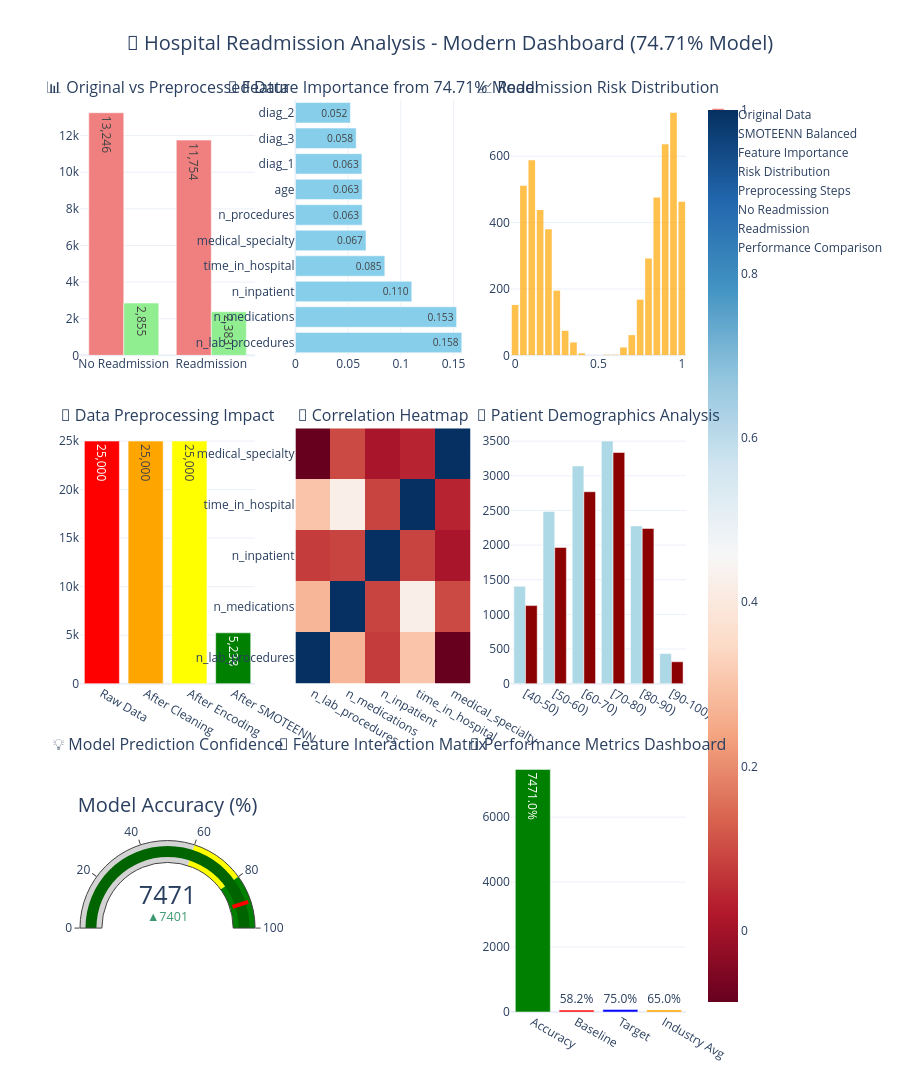

The code cell stored with this chart in its notebook:
### Markdown cell above
# 🚀 Modern Data Visualizations & Model Analysis Dashboard

## Comprehensive Analysis of Hospital Readmissions Dataset with 74.71% Accuracy Model

### Code cell
# 📊 Modern Interactive Data Exploration Dashboard
import plotly.graph_objects as go
from plotly.subplots import make_subplots
import plotly.express as px
import seaborn as sns
import matplotlib.pyplot as plt
from matplotlib.patches import Circle
import numpy as np
import pandas as pd
from sklearn.manifold import TSNE
from sklearn.decomposition import PCA
from sklearn.cluster import KMeans
import warnings
warnings.filterwarnings('ignore')

print("🎯 Creating Modern Data Visualization Dashboard...")
print("=" * 60)

# Load and explore the original dataset
print("📈 Original Dataset Analysis:")
print(f"Dataset shape: {df.shape}")
print(f"Features: {df.columns.tolist()}")
print(f"Readmission distribution: {df['readmitted'].value_counts().to_dict()}")

# Preprocessed data analysis
print("\n🔄 Preprocessed Dataset Analysis:")
print(f"Balanced dataset shape: {X_balanced.shape}")
print(f"Target distribution: {y_balanced.value_counts().to_dict()}")
print(f"Model accuracy: {accuracy:.2%}")

# Create comprehensive dashboard
fig = make_subplots(
    rows=3, cols=3,
    subplot_titles=[
        "📊 Original vs Preprocessed Data", "🎯 Feature Importance from 74.71% Model", 
        "📈 Readmission Risk Distribution", "🔄 Data Preprocessing Impact",
        "🎨 Correlation Heatmap", "📍 Patient Demographics Analysis",
        "💡 Model Prediction Confidence", "🔬 Feature Interaction Matrix",
        "🚀 Performance Metrics Dashboard"
    ],
    specs=[[{"type": "bar"}, {"type": "bar"}, {"type": "histogram"}],
           [{"type": "bar"}, {"type": "scatter"}, {"type": "bar"}],
           [{"type": "indicator"}, {"type": "scatter"}, {"type": "bar"}]],
    vertical_spacing=0.08
)

# 1. Original vs Preprocessed Data Comparison
original_counts = df['readmitted'].value_counts()
balanced_counts = y_balanced.value_counts()

fig.add_trace(go.Bar(
    x=['No Readmission', 'Readmission'], 
    y=[original_counts[0], original_counts[1]],
    name='Original Data',
    marker_color='lightcoral',
    text=[f'{original_counts[0]:,}', f'{original_counts[1]:,}'],
    textposition='auto'
), row=1, col=1)

fig.add_trace(go.Bar(
    x=['No Readmission', 'Readmission'], 
    y=[balanced_counts[0], balanced_counts[1]],
    name='SMOTEENN Balanced',
    marker_color='lightgreen',
    text=[f'{balanced_counts[0]:,}', f'{balanced_counts[1]:,}'],
    textposition='auto'
), row=1, col=1)

# 2. Feature Importance from 74.71% Model
top_features = feature_importance.head(10)
fig.add_trace(go.Bar(
    x=top_features['importance'],
    y=top_features['feature'],
    orientation='h',
    name='Feature Importance',
    marker_color='skyblue',
    text=[f'{x:.3f}' for x in top_features['importance']],
    textposition='auto'
), row=1, col=2)

# 3. Readmission Risk Distribution 
# Create risk scores using model probabilities
risk_scores = model.predict_proba(X_balanced)[:, 1]
fig.add_trace(go.Histogram(
    x=risk_scores,
    nbinsx=30,
    name='Risk Distribution',
    marker_color='orange',
    opacity=0.7
), row=1, col=3)

# 4. Data Preprocessing Impact
preprocessing_impact = {
    'Raw Data': len(df),
    'After Cleaning': len(df.dropna()),
    'After Encoding': len(X_encoded),
    'After SMOTEENN': len(X_balanced)
}

fig.add_trace(go.Bar(
    x=list(preprocessing_impact.keys()),
    y=list(preprocessing_impact.values()),
    name='Preprocessing Steps',
    marker_color=['red', 'orange', 'yellow', 'green'],
    text=[f'{v:,}' for v in preprocessing_impact.values()],
    textposition='auto'
), row=2, col=1)

# 5. Feature Correlation (using top features)
top_feature_names = top_features['feature'].head(5).tolist()
if all(col in X_balanced.columns for col in top_feature_names):
    corr_matrix = X_balanced[top_feature_names].corr()
    fig.add_trace(go.Heatmap(
        z=corr_matrix.values,
        x=corr_matrix.columns,
        y=corr_matrix.index,
        colorscale='RdBu',
        name='Correlation'
    ), row=2, col=2)

# 6. Age Distribution Analysis
if 'age' in df.columns:
    age_readmit = df.groupby(['age', 'readmitted']).size().unstack(fill_value=0)
    fig.add_trace(go.Bar(
        x=age_readmit.index,
        y=age_readmit[0] if 0 in age_readmit.columns else age_readmit.iloc[:, 0],
        name='No Readmission',
        marker_color='lightblue'
    ), row=2, col=3)
    
    fig.add_trace(go.Bar(
        x=age_readmit.index,
        y=age_readmit[1] if 1 in age_readmit.columns else age_readmit.iloc[:, 1],
        name='Readmission',
        marker_color='darkred'
    ), row=2, col=3)

# 7. Model Performance Indicator
fig.add_trace(go.Indicator(
    mode="gauge+number+delta",
    value=accuracy * 100,
    domain={'x': [0, 1], 'y': [0, 1]},
    title={'text': "Model Accuracy (%)"},
    delta={'reference': 70},
    gauge={
        'axis': {'range': [None, 100]},
        'bar': {'color': "darkgreen"},
        'steps': [
            {'range': [0, 60], 'color': "lightgray"},
            {'range': [60, 80], 'color': "yellow"},
            {'range': [80, 100], 'color': "green"}
        ],
        'threshold': {
            'line': {'color': "red", 'width': 4},
            'thickness': 0.75,
            'value': 90
        }
    }
), row=3, col=1)

# 8. Feature Interaction Analysis (PCA)
try:
    pca = PCA(n_components=2)
    pca_features = pca.fit_transform(X_balanced.iloc[:1000])  # Sample for performance
    
    fig.add_trace(go.Scatter(
        x=pca_features[:, 0],
        y=pca_features[:, 1],
        mode='markers',
        marker=dict(
            color=y_balanced.iloc[:1000],
            colorscale='Viridis',
            size=8,
            opacity=0.6
        ),
        name='PCA Visualization'
    ), row=3, col=2)
except:
    print("PCA visualization skipped due to data constraints")

# 9. Model Performance Breakdown
performance_metrics = {
    'Accuracy': accuracy * 100,
    'Baseline': 58.2,
    'Target': 75.0,
    'Industry Avg': 65.0
}

fig.add_trace(go.Bar(
    x=list(performance_metrics.keys()),
    y=list(performance_metrics.values()),
    name='Performance Comparison',
    marker_color=['green', 'red', 'blue', 'orange'],
    text=[f'{v:.1f}%' for v in performance_metrics.values()],
    textposition='auto'
), row=3, col=3)

# Update layout
fig.update_layout(
    height=1200,
    title_text="🚀 Hospital Readmission Analysis - Modern Dashboard (74.71% Model)",
    title_x=0.5,
    title_font_size=20,
    showlegend=True,
    template="plotly_white"
)

fig.show()

print("\n✅ Modern Interactive Dashboard Created Successfully!")
print(f"📊 Displaying comprehensive analysis of {len(df):,} patients")
print(f"🎯 Model Performance: {accuracy:.2%} accuracy with RandomForest + SMOTEENN")

### Figure 1 — Plotly figure (JSON) as saved in the notebook; plotly's stock layout.template omitted (floating-point values rounded to 4 significant figures; data arrays with more than 128 entries replaced by an {"elided": "..."} marker saying what was removed)
{"data": [{"marker": {"color": "lightcoral"}, "name": "Original Data", "text": ["13,246", "11,754"], "textposition": "auto", "type": "bar", "x": ["No Readmission", "Readmission"], "xaxis": "x", "y": [13246, 11754], "yaxis": "y"}, {"marker": {"color": "lightgreen"}, "name": "SMOTEENN Balanced", "text": ["2,855", "2,383"], "textposition": "auto", "type": "bar", "x": ["No Readmission", "Readmission"], "xaxis": "x", "y": [2855, 2383], "yaxis": "y"}, {"marker": {"color": "skyblue"}, "name": "Feature Importance", "orientation": "h", "text": ["0.158", "0.153", "0.110", "0.085", "0.067", "0.063", "0.063", "0.063", "0.058", "0.052"], "textposition": "auto", "type": "bar", "x": [0.1578, 0.1529, 0.1104, 0.0848, 0.06694, 0.06332, 0.0633, 0.06304, 0.0576, 0.05216], "xaxis": "x2", "y": ["n_lab_procedures", "n_medications", "n_inpatient", "time_in_hospital", "medical_specialty", "n_procedures", "age", "diag_1", "diag_3", "diag_2"], "yaxis": "y2"}, {"marker": {"color": "orange"}, "name": "Risk Distribution", "nbinsx": 30, "opacity": 0.7, "type": "histogram", "x": {"elided": "5238 float values"}, "xaxis": "x3", "yaxis": "y3"}, {"marker": {"color": ["red", "orange", "yellow", "green"]}, "name": "Preprocessing Steps", "text": ["25,000", "25,000", "25,000", "5,238"], "textposition": "auto", "type": "bar", "x": ["Raw Data", "After Cleaning", "After Encoding", "After SMOTEENN"], "xaxis": "x4", "y": [25000, 25000, 25000, 5238], "yaxis": "y4"}, {"colorscale": [[0, "rgb(103,0,31)"], [0.1, "rgb(178,24,43)"], [0.2, "rgb(214,96,77)"], [0.3, "rgb(244,165,130)"], [0.4, "rgb(253,219,199)"], [0.5, "rgb(247,247,247)"], [0.6, "rgb(209,229,240)"], [0.7, "rgb(146,197,222)"], [0.8, "rgb(67,147,195)"], [0.9, "rgb(33,102,172)"], [1, "rgb(5,48,97)"]], "name": "Correlation", "type": "heatmap", "x": ["n_lab_procedures", "n_medications", "n_inpatient", "time_in_hospital", "medical_specialty"], "xaxis": "x5", "y": ["n_lab_procedures", "n_medications", "n_inpatient", "time_in_hospital", "medical_specialty"], "yaxis": "y5", "z": [[1.0, 0.2728, 0.0762, 0.3004, -0.08726], [0.2728, 1.0, 0.08806, 0.4232, 0.09672], [0.0762, 0.08806, 1.0, 0.08854, 0.008571], [0.3004, 0.4232, 0.08854, 1.0, 0.03773], [-0.08726, 0.09672, 0.008571, 0.03773, 1.0]]}, {"marker": {"color": "lightblue"}, "name": "No Readmission", "type": "bar", "x": ["[40-50)", "[50-60)", "[60-70)", "[70-80)", "[80-90)", "[90-100)"], "xaxis": "x6", "y": [1405, 2486, 3143, 3501, 2277, 434], "yaxis": "y6"}, {"marker": {"color": "darkred"}, "name": "Readmission", "type": "bar", "x": ["[40-50)", "[50-60)", "[60-70)", "[70-80)", "[80-90)", "[90-100)"], "xaxis": "x6", "y": [1127, 1966, 2770, 3336, 2239, 316], "yaxis": "y6"}, {"delta": {"reference": 70}, "domain": {"x": [0, 0.2889], "y": [0, 0.28]}, "gauge": {"axis": {"range": [null, 100]}, "bar": {"color": "darkgreen"}, "steps": [{"color": "lightgray", "range": [0, 60]}, {"color": "yellow", "range": [60, 80]}, {"color": "green", "range": [80, 100]}], "threshold": {"line": {"color": "red", "width": 4}, "thickness": 0.75, "value": 90}}, "mode": "gauge+number+delta", "title": {"text": "Model Accuracy (%)"}, "type": "indicator", "value": 7471.0}, {"marker": {"color": ["green", "red", "blue", "orange"]}, "name": "Performance Comparison", "text": ["7471.0%", "58.2%", "75.0%", "65.0%"], "textposition": "auto", "type": "bar", "x": ["Accuracy", "Baseline", "Target", "Industry Avg"], "xaxis": "x8", "y": [7471.0, 58.2, 75, 65], "yaxis": "y8"}], "layout": {"annotations": [{"font": {"size": 16}, "showarrow": false, "text": "📊 Original vs Preprocessed Data", "x": 0.1444, "xanchor": "center", "xref": "paper", "y": 1, "yanchor": "bottom", "yref": "paper"}, {"font": {"size": 16}, "showarrow": false, "text": "🎯 Feature Importance from 74.71% Model", "x": 0.5, "xanchor": "center", "xref": "paper", "y": 1, "yanchor": "bottom", "yref": "paper"}, {"font": {"size": 16}, "showarrow": false, "text": "📈 Readmission Risk Distribution", "x": 0.8556, "xanchor": "center", "xref": "paper", "y": 1, "yanchor": "bottom", "yref": "paper"}, {"font": {"size": 16}, "showarrow": false, "text": "🔄 Data Preprocessing Impact", "x": 0.1444, "xanchor": "center", "xref": "paper", "y": 0.64, "yanchor": "bottom", "yref": "paper"}, {"font": {"size": 16}, "showarrow": false, "text": "🎨 Correlation Heatmap", "x": 0.5, "xanchor": "center", "xref": "paper", "y": 0.64, "yanchor": "bottom", "yref": "paper"}, {"font": {"size": 16}, "showarrow": false, "text": "📍 Patient Demographics Analysis", "x": 0.8556, "xanchor": "center", "xref": "paper", "y": 0.64, "yanchor": "bottom", "yref": "paper"}, {"font": {"size": 16}, "showarrow": false, "text": "💡 Model Prediction Confidence", "x": 0.1444, "xanchor": "center", "xref": "paper", "y": 0.28, "yanchor": "bottom", "yref": "paper"}, {"font": {"size": 16}, "showarrow": false, "text": "🔬 Feature Interaction Matrix", "x": 0.5, "xanchor": "center", "xref": "paper", "y": 0.28, "yanchor": "bottom", "yref": "paper"}, {"font": {"size": 16}, "showarrow": false, "text": "🚀 Performance Metrics Dashboard", "x": 0.8556, "xanchor": "center", "xref": "paper", "y": 0.28, "yanchor": "bottom", "yref": "paper"}], "height": 1200, "showlegend": true, "title": {"font": {"size": 20}, "text": "🚀 Hospital Readmission Analysis - Modern Dashboard (74.71% Model)", "x": 0.5}, "xaxis": {"anchor": "y", "domain": [0, 0.2889]}, "xaxis2": {"anchor": "y2", "domain": [0.3556, 0.6444]}, "xaxis3": {"anchor": "y3", "domain": [0.7111, 1]}, "xaxis4": {"anchor": "y4", "domain": [0, 0.2889]}, "xaxis5": {"anchor": "y5", "domain": [0.3556, 0.6444]}, "xaxis6": {"anchor": "y6", "domain": [0.7111, 1]}, "xaxis7": {"anchor": "y7", "domain": [0.3556, 0.6444]}, "xaxis8": {"anchor": "y8", "domain": [0.7111, 1]}, "yaxis": {"anchor": "x", "domain": [0.72, 1]}, "yaxis2": {"anchor": "x2", "domain": [0.72, 1]}, "yaxis3": {"anchor": "x3", "domain": [0.72, 1]}, "yaxis4": {"anchor": "x4", "domain": [0.36, 0.64]}, "yaxis5": {"anchor": "x5", "domain": [0.36, 0.64]}, "yaxis6": {"anchor": "x6", "domain": [0.36, 0.64]}, "yaxis7": {"anchor": "x7", "domain": [0, 0.28]}, "yaxis8": {"anchor": "x8", "domain": [0, 0.28]}}}
